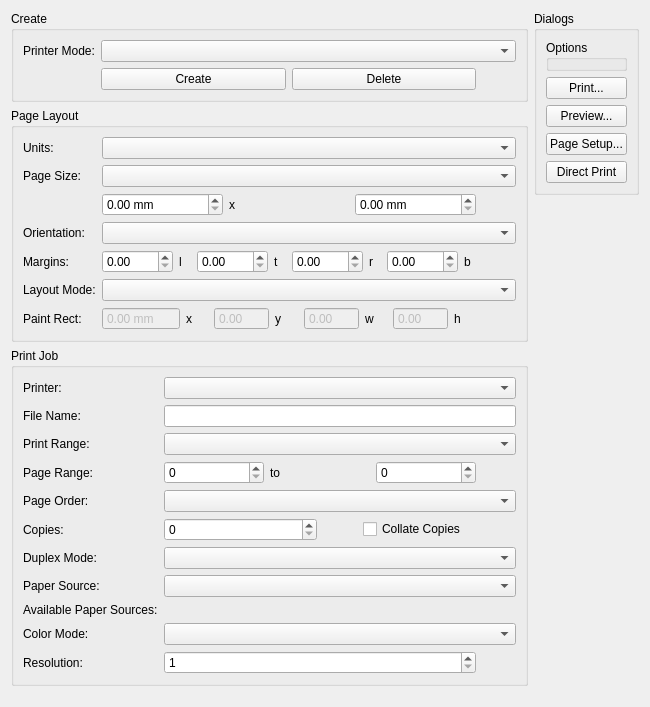
<?xml version="1.0" encoding="UTF-8"?>
<ui version="4.0">
 <class>PrintDialogPanel</class>
 <widget class="QWidget" name="PrintDialogPanel">
  <property name="geometry">
   <rect>
    <x>0</x>
    <y>0</y>
    <width>650</width>
    <height>707</height>
   </rect>
  </property>
  <property name="sizePolicy">
   <sizepolicy hsizetype="Preferred" vsizetype="Maximum">
    <horstretch>0</horstretch>
    <verstretch>0</verstretch>
   </sizepolicy>
  </property>
  <property name="windowTitle">
   <string>Form</string>
  </property>
  <layout class="QGridLayout" name="gridLayout">
   <item row="0" column="0">
    <layout class="QVBoxLayout" name="verticalLayout">
     <item>
      <widget class="QGroupBox" name="m_createGroupBox">
       <property name="sizePolicy">
        <sizepolicy hsizetype="Preferred" vsizetype="Maximum">
         <horstretch>0</horstretch>
         <verstretch>0</verstretch>
        </sizepolicy>
       </property>
       <property name="title">
        <string>Create</string>
       </property>
       <layout class="QFormLayout" name="formLayout">
        <item row="0" column="0">
         <widget class="QLabel" name="label">
          <property name="text">
           <string>Printer Mode:</string>
          </property>
         </widget>
        </item>
        <item row="0" column="1">
         <widget class="QComboBox" name="m_printerModeCombo"/>
        </item>
        <item row="1" column="1">
         <layout class="QHBoxLayout" name="horizontalLayout">
          <item>
           <widget class="QPushButton" name="m_createButton">
            <property name="text">
             <string>Create</string>
            </property>
           </widget>
          </item>
          <item>
           <widget class="QPushButton" name="m_deleteButton">
            <property name="text">
             <string>Delete</string>
            </property>
           </widget>
          </item>
          <item>
           <spacer name="horizontalSpacer">
            <property name="orientation">
             <enum>BobUI::Horizontal</enum>
            </property>
            <property name="sizeHint" stdset="0">
             <size>
              <width>40</width>
              <height>20</height>
             </size>
            </property>
           </spacer>
          </item>
         </layout>
        </item>
       </layout>
      </widget>
     </item>
     <item>
      <widget class="QGroupBox" name="m_pageLayoutGroupBox">
       <property name="sizePolicy">
        <sizepolicy hsizetype="Preferred" vsizetype="Maximum">
         <horstretch>0</horstretch>
         <verstretch>0</verstretch>
        </sizepolicy>
       </property>
       <property name="title">
        <string>Page Layout</string>
       </property>
       <layout class="QFormLayout" name="formLayout_2">
        <item row="0" column="0">
         <widget class="QLabel" name="label_5">
          <property name="text">
           <string>Units:</string>
          </property>
         </widget>
        </item>
        <item row="0" column="1">
         <widget class="QComboBox" name="m_unitsCombo"/>
        </item>
        <item row="1" column="0">
         <widget class="QLabel" name="label_3">
          <property name="text">
           <string>Page Size:</string>
          </property>
         </widget>
        </item>
        <item row="1" column="1">
         <widget class="QComboBox" name="m_pageSizeCombo"/>
        </item>
        <item row="2" column="1">
         <layout class="QHBoxLayout" name="horizontalLayout_2">
          <item>
           <widget class="QDoubleSpinBox" name="m_pageWidth">
            <property name="suffix">
             <string> mm</string>
            </property>
            <property name="maximum">
             <double>1000.000000000000000</double>
            </property>
            <property name="singleStep">
             <double>10.000000000000000</double>
            </property>
           </widget>
          </item>
          <item>
           <widget class="QLabel" name="label_4">
            <property name="text">
             <string>x</string>
            </property>
           </widget>
          </item>
          <item>
           <widget class="QDoubleSpinBox" name="m_pageHeight">
            <property name="suffix">
             <string> mm</string>
            </property>
            <property name="maximum">
             <double>1000.000000000000000</double>
            </property>
            <property name="singleStep">
             <double>10.000000000000000</double>
            </property>
           </widget>
          </item>
          <item>
           <spacer name="horizontalSpacer_2">
            <property name="orientation">
             <enum>BobUI::Horizontal</enum>
            </property>
            <property name="sizeHint" stdset="0">
             <size>
              <width>40</width>
              <height>20</height>
             </size>
            </property>
           </spacer>
          </item>
         </layout>
        </item>
        <item row="3" column="0">
         <widget class="QLabel" name="label_2">
          <property name="text">
           <string>Orientation:</string>
          </property>
         </widget>
        </item>
        <item row="3" column="1">
         <widget class="QComboBox" name="m_orientationCombo"/>
        </item>
        <item row="4" column="0">
         <widget class="QLabel" name="label_7">
          <property name="text">
           <string>Margins:</string>
          </property>
         </widget>
        </item>
        <item row="4" column="1">
         <layout class="QHBoxLayout" name="horizontalLayout_3">
          <item>
           <widget class="QDoubleSpinBox" name="m_leftMargin">
            <property name="maximum">
             <double>1000.000000000000000</double>
            </property>
           </widget>
          </item>
          <item>
           <widget class="QLabel" name="label_8">
            <property name="text">
             <string>l</string>
            </property>
           </widget>
          </item>
          <item>
           <widget class="QDoubleSpinBox" name="m_rightMargin">
            <property name="maximum">
             <double>1000.000000000000000</double>
            </property>
           </widget>
          </item>
          <item>
           <widget class="QLabel" name="label_9">
            <property name="text">
             <string>t</string>
            </property>
           </widget>
          </item>
          <item>
           <widget class="QDoubleSpinBox" name="m_topMargin">
            <property name="maximum">
             <double>1000.000000000000000</double>
            </property>
           </widget>
          </item>
          <item>
           <widget class="QLabel" name="label_10">
            <property name="text">
             <string>r</string>
            </property>
           </widget>
          </item>
          <item>
           <widget class="QDoubleSpinBox" name="m_bottomMargin">
            <property name="maximum">
             <double>1000.000000000000000</double>
            </property>
           </widget>
          </item>
          <item>
           <widget class="QLabel" name="label_11">
            <property name="text">
             <string>b</string>
            </property>
           </widget>
          </item>
          <item>
           <spacer name="horizontalSpacer_3">
            <property name="orientation">
             <enum>BobUI::Horizontal</enum>
            </property>
            <property name="sizeHint" stdset="0">
             <size>
              <width>40</width>
              <height>20</height>
             </size>
            </property>
           </spacer>
          </item>
         </layout>
        </item>
        <item row="5" column="0">
         <widget class="QLabel" name="label_6">
          <property name="text">
           <string>Layout Mode:</string>
          </property>
         </widget>
        </item>
        <item row="5" column="1">
         <widget class="QComboBox" name="m_layoutModeCombo"/>
        </item>
        <item row="6" column="0">
         <widget class="QLabel" name="label_16">
          <property name="text">
           <string>Paint Rect:</string>
          </property>
         </widget>
        </item>
        <item row="6" column="1">
         <layout class="QHBoxLayout" name="horizontalLayout_4">
          <item>
           <widget class="QDoubleSpinBox" name="m_rectX">
            <property name="enabled">
             <bool>false</bool>
            </property>
            <property name="buttonSymbols">
             <enum>QAbstractSpinBox::NoButtons</enum>
            </property>
            <property name="suffix">
             <string> mm</string>
            </property>
            <property name="maximum">
             <double>1000.000000000000000</double>
            </property>
           </widget>
          </item>
          <item>
           <widget class="QLabel" name="label_12">
            <property name="text">
             <string>x</string>
            </property>
           </widget>
          </item>
          <item>
           <widget class="QDoubleSpinBox" name="m_rectY">
            <property name="enabled">
             <bool>false</bool>
            </property>
            <property name="buttonSymbols">
             <enum>QAbstractSpinBox::NoButtons</enum>
            </property>
            <property name="maximum">
             <double>1000.000000000000000</double>
            </property>
           </widget>
          </item>
          <item>
           <widget class="QLabel" name="label_13">
            <property name="text">
             <string>y</string>
            </property>
           </widget>
          </item>
          <item>
           <widget class="QDoubleSpinBox" name="m_rectWidth">
            <property name="enabled">
             <bool>false</bool>
            </property>
            <property name="buttonSymbols">
             <enum>QAbstractSpinBox::NoButtons</enum>
            </property>
            <property name="maximum">
             <double>1000.000000000000000</double>
            </property>
           </widget>
          </item>
          <item>
           <widget class="QLabel" name="label_14">
            <property name="text">
             <string>w</string>
            </property>
           </widget>
          </item>
          <item>
           <widget class="QDoubleSpinBox" name="m_rectHeight">
            <property name="enabled">
             <bool>false</bool>
            </property>
            <property name="buttonSymbols">
             <enum>QAbstractSpinBox::NoButtons</enum>
            </property>
            <property name="maximum">
             <double>1000.000000000000000</double>
            </property>
           </widget>
          </item>
          <item>
           <widget class="QLabel" name="label_15">
            <property name="text">
             <string>h</string>
            </property>
           </widget>
          </item>
          <item>
           <spacer name="horizontalSpacer_4">
            <property name="orientation">
             <enum>BobUI::Horizontal</enum>
            </property>
            <property name="sizeHint" stdset="0">
             <size>
              <width>40</width>
              <height>20</height>
             </size>
            </property>
           </spacer>
          </item>
         </layout>
        </item>
       </layout>
      </widget>
     </item>
     <item>
      <widget class="QGroupBox" name="m_printJobGroupBox">
       <property name="sizePolicy">
        <sizepolicy hsizetype="Preferred" vsizetype="Maximum">
         <horstretch>0</horstretch>
         <verstretch>0</verstretch>
        </sizepolicy>
       </property>
       <property name="title">
        <string>Print Job</string>
       </property>
       <layout class="QFormLayout" name="formLayout_3">
        <property name="fieldGrowthPolicy">
         <enum>QFormLayout::AllNonFixedFieldsGrow</enum>
        </property>
        <item row="0" column="0">
         <widget class="QLabel" name="label_17">
          <property name="text">
           <string>Printer:</string>
          </property>
         </widget>
        </item>
        <item row="0" column="1">
         <widget class="QComboBox" name="m_printerCombo"/>
        </item>
        <item row="1" column="0">
         <widget class="QLabel" name="label_18">
          <property name="text">
           <string>File Name:</string>
          </property>
         </widget>
        </item>
        <item row="1" column="1">
         <widget class="QLineEdit" name="m_fileName"/>
        </item>
        <item row="2" column="0">
         <widget class="QLabel" name="label_19">
          <property name="text">
           <string>Print Range:</string>
          </property>
         </widget>
        </item>
        <item row="2" column="1">
         <widget class="QComboBox" name="m_printRangeCombo"/>
        </item>
        <item row="3" column="0">
         <widget class="QLabel" name="label_20">
          <property name="text">
           <string>Page Range:</string>
          </property>
         </widget>
        </item>
        <item row="3" column="1">
         <layout class="QHBoxLayout" name="horizontalLayout_5">
          <item>
           <widget class="QSpinBox" name="m_fromPage">
            <property name="minimum">
             <number>0</number>
            </property>
            <property name="maximum">
             <number>100</number>
            </property>
            <property name="value">
             <number>0</number>
            </property>
           </widget>
          </item>
          <item>
           <widget class="QLabel" name="label_21">
            <property name="text">
             <string>to</string>
            </property>
           </widget>
          </item>
          <item>
           <widget class="QSpinBox" name="m_toPage">
            <property name="minimum">
             <number>0</number>
            </property>
            <property name="maximum">
             <number>100</number>
            </property>
           </widget>
          </item>
          <item>
           <spacer name="horizontalSpacer_5">
            <property name="orientation">
             <enum>BobUI::Horizontal</enum>
            </property>
            <property name="sizeHint" stdset="0">
             <size>
              <width>40</width>
              <height>20</height>
             </size>
            </property>
           </spacer>
          </item>
         </layout>
        </item>
        <item row="5" column="0">
         <widget class="QLabel" name="label_25">
          <property name="text">
           <string>Copies:</string>
          </property>
         </widget>
        </item>
        <item row="5" column="1">
         <layout class="QHBoxLayout" name="horizontalLayout_6">
          <item>
           <widget class="QSpinBox" name="m_copyCount">
            <property name="maximum">
             <number>100</number>
            </property>
           </widget>
          </item>
          <item>
           <spacer name="horizontalSpacer_7">
            <property name="orientation">
             <enum>BobUI::Horizontal</enum>
            </property>
            <property name="sizeHint" stdset="0">
             <size>
              <width>40</width>
              <height>20</height>
             </size>
            </property>
           </spacer>
          </item>
          <item>
           <widget class="QCheckBox" name="m_collateCopies">
            <property name="text">
             <string>Collate Copies</string>
            </property>
           </widget>
          </item>
         </layout>
        </item>
        <item row="6" column="0">
         <widget class="QLabel" name="label_22">
          <property name="text">
           <string>Duplex Mode:</string>
          </property>
         </widget>
        </item>
        <item row="6" column="1">
         <widget class="QComboBox" name="m_duplexModeCombo"/>
        </item>
        <item row="7" column="0">
         <widget class="QLabel" name="label_27">
          <property name="text">
           <string>Paper Source:</string>
          </property>
         </widget>
        </item>
        <item row="7" column="1">
         <widget class="QComboBox" name="m_paperSourceCombo"/>
        </item>
        <item row="9" column="0">
         <widget class="QLabel" name="label_23">
          <property name="text">
           <string>Color Mode:</string>
          </property>
         </widget>
        </item>
        <item row="9" column="1">
         <widget class="QComboBox" name="m_colorModeCombo"/>
        </item>
        <item row="10" column="0">
         <widget class="QLabel" name="label_28">
          <property name="text">
           <string>Resolution:</string>
          </property>
         </widget>
        </item>
        <item row="10" column="1">
         <layout class="QHBoxLayout" name="horizontalLayout_7">
          <item>
           <widget class="QSpinBox" name="m_resolution">
            <property name="minimum">
             <number>1</number>
            </property>
            <property name="maximum">
             <number>5000</number>
            </property>
            <property name="singleStep">
             <number>100</number>
            </property>
           </widget>
          </item>
          <item>
           <spacer name="horizontalSpacer_6">
            <property name="orientation">
             <enum>BobUI::Horizontal</enum>
            </property>
            <property name="sizeHint" stdset="0">
             <size>
              <width>40</width>
              <height>20</height>
             </size>
            </property>
           </spacer>
          </item>
         </layout>
        </item>
        <item row="4" column="0">
         <widget class="QLabel" name="label_24">
          <property name="text">
           <string>Page Order:</string>
          </property>
         </widget>
        </item>
        <item row="4" column="1">
         <widget class="QComboBox" name="m_pageOrderCombo"/>
        </item>
        <item row="8" column="0">
         <widget class="QLabel" name="availPaperSourceDescLabel">
          <property name="text">
           <string>Available Paper Sources:</string>
          </property>
         </widget>
        </item>
        <item row="8" column="1">
         <widget class="QLabel" name="availPaperSourceLabel"/>
        </item>
       </layout>
      </widget>
     </item>
     <item>
      <spacer name="verticalSpacer">
       <property name="orientation">
        <enum>BobUI::Vertical</enum>
       </property>
       <property name="sizeHint" stdset="0">
        <size>
         <width>20</width>
         <height>22</height>
        </size>
       </property>
      </spacer>
     </item>
    </layout>
   </item>
   <item row="0" column="1">
    <layout class="QVBoxLayout" name="verticalLayout_3">
     <item>
      <widget class="QGroupBox" name="m_dialogsGroupBox">
       <property name="sizePolicy">
        <sizepolicy hsizetype="Preferred" vsizetype="Maximum">
         <horstretch>0</horstretch>
         <verstretch>0</verstretch>
        </sizepolicy>
       </property>
       <property name="title">
        <string>Dialogs</string>
       </property>
       <layout class="QVBoxLayout" name="verticalLayout_2">
        <item>
         <widget class="OptionsControl" name="m_dialogOptionsGroupBox">
          <property name="title">
           <string>Options</string>
          </property>
         </widget>
        </item>
        <item>
         <widget class="QPushButton" name="m_printButton">
          <property name="text">
           <string>Print...</string>
          </property>
         </widget>
        </item>
        <item>
         <widget class="QPushButton" name="m_printPreviewButton">
          <property name="text">
           <string>Preview...</string>
          </property>
         </widget>
        </item>
        <item>
         <widget class="QPushButton" name="m_pageSetupButton">
          <property name="text">
           <string>Page Setup...</string>
          </property>
         </widget>
        </item>
        <item>
         <widget class="QPushButton" name="m_directPrintButton">
          <property name="text">
           <string>Direct Print</string>
          </property>
         </widget>
        </item>
       </layout>
      </widget>
     </item>
     <item>
      <spacer name="verticalSpacer_2">
       <property name="orientation">
        <enum>BobUI::Vertical</enum>
       </property>
       <property name="sizeHint" stdset="0">
        <size>
         <width>20</width>
         <height>80</height>
        </size>
       </property>
      </spacer>
     </item>
    </layout>
   </item>
  </layout>
 </widget>
 <customwidgets>
  <customwidget>
   <class>OptionsControl</class>
   <extends>QGroupBox</extends>
   <header>utils.h</header>
   <container>1</container>
  </customwidget>
 </customwidgets>
 <resources/>
 <connections/>
</ui>
